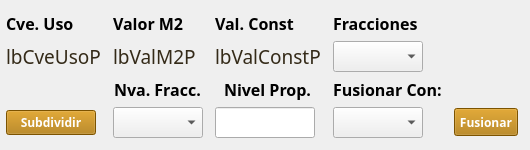
                   <widget class="QWidget" name="wFraccionP" native="true">
                    <layout class="QGridLayout" name="gridLayout_14">
                     <property name="leftMargin">
                      <number>6</number>
                     </property>
                     <property name="topMargin">
                      <number>12</number>
                     </property>
                     <property name="rightMargin">
                      <number>12</number>
                     </property>
                     <property name="bottomMargin">
                      <number>12</number>
                     </property>
                     <property name="horizontalSpacing">
                      <number>12</number>
                     </property>
                     <item row="5" column="2" alignment="Qt::AlignHCenter">
                      <widget class="QLabel" name="label_42">
                       <property name="font">
                        <font>
                         <family>Century Gothic</family>
                         <pointsize>12</pointsize>
                         <weight>75</weight>
                         <bold>true</bold>
                        </font>
                       </property>
                       <property name="text">
                        <string>Nivel Prop.</string>
                       </property>
                      </widget>
                     </item>
                     <item row="6" column="0">
                      <widget class="QPushButton" name="btnSubdividirP">
                       <property name="maximumSize">
                        <size>
                         <width>90</width>
                         <height>16777215</height>
                        </size>
                       </property>
                       <property name="font">
                        <font>
                         <family>Century Gothic</family>
                         <weight>75</weight>
                         <bold>true</bold>
                        </font>
                       </property>
                       <property name="styleSheet">
                        <string notr="true">QPushButton{
background : rgb(174, 116, 0);
color : rgb(255, 255, 255)
}
QPushButton::disabled {
background : rgb(187, 129, 13);
color : rgb(245,245,245);
border: 1px solid #adb2b5;
}</string>
                       </property>
                       <property name="text">
                        <string>Subdividir</string>
                       </property>
                      </widget>
                     </item>
                     <item row="6" column="2">
                      <widget class="QLineEdit" name="leNivPropP">
                       <property name="maximumSize">
                        <size>
                         <width>100</width>
                         <height>16777215</height>
                        </size>
                       </property>
                       <property name="font">
                        <font>
                         <family>Century Gothic</family>
                         <pointsize>12</pointsize>
                         <weight>50</weight>
                         <bold>false</bold>
                        </font>
                       </property>
                       <property name="maxLength">
                        <number>5</number>
                       </property>
                      </widget>
                     </item>
                     <item row="3" column="0">
                      <widget class="QLabel" name="lbCveUsoP">
                       <property name="maximumSize">
                        <size>
                         <width>132</width>
                         <height>16777215</height>
                        </size>
                       </property>
                       <property name="font">
                        <font>
                         <family>Century Gothic</family>
                         <pointsize>14</pointsize>
                         <weight>50</weight>
                         <bold>false</bold>
                        </font>
                       </property>
                       <property name="styleSheet">
                        <string notr="true">color : rgb(52, 42, 24 )</string>
                       </property>
                       <property name="text">
                        <string>lbCveUsoP</string>
                       </property>
                      </widget>
                     </item>
                     <item row="0" column="3">
                      <widget class="QLabel" name="label_34">
                       <property name="font">
                        <font>
                         <family>Century Gothic</family>
                         <pointsize>12</pointsize>
                         <weight>75</weight>
                         <bold>true</bold>
                        </font>
                       </property>
                       <property name="text">
                        <string>Fracciones</string>
                       </property>
                      </widget>
                     </item>
                     <item row="0" column="0">
                      <widget class="QLabel" name="label_35">
                       <property name="maximumSize">
                        <size>
                         <width>132</width>
                         <height>16777215</height>
                        </size>
                       </property>
                       <property name="font">
                        <font>
                         <family>Century Gothic</family>
                         <pointsize>12</pointsize>
                         <weight>75</weight>
                         <bold>true</bold>
                        </font>
                       </property>
                       <property name="text">
                        <string>Cve. Uso</string>
                       </property>
                      </widget>
                     </item>
                     <item row="0" column="1">
                      <widget class="QLabel" name="label_37">
                       <property name="maximumSize">
                        <size>
                         <width>160</width>
                         <height>16777215</height>
                        </size>
                       </property>
                       <property name="font">
                        <font>
                         <family>Century Gothic</family>
                         <pointsize>12</pointsize>
                         <weight>75</weight>
                         <bold>true</bold>
                        </font>
                       </property>
                       <property name="text">
                        <string>Valor M2</string>
                       </property>
                      </widget>
                     </item>
                     <item row="3" column="3">
                      <widget class="QComboBox" name="cmbFraccionesP">
                       <property name="maximumSize">
                        <size>
                         <width>90</width>
                         <height>16777215</height>
                        </size>
                       </property>
                       <property name="font">
                        <font>
                         <pointsize>14</pointsize>
                         <weight>75</weight>
                         <bold>true</bold>
                        </font>
                       </property>
                       <property name="styleSheet">
                        <string notr="true">QComboBox QAbstractItemView::item { min-height: 25;}
QListView{color: black ; font-size: 16px; outline:none; font-weight:bold}QListView::item:selected { color: red; background-color: lightgray;}</string>
                       </property>
                      </widget>
                     </item>
                     <item row="5" column="3">
                      <widget class="QLabel" name="label_43">
                       <property name="maximumSize">
                        <size>
                         <width>120</width>
                         <height>16777215</height>
                        </size>
                       </property>
                       <property name="font">
                        <font>
                         <family>Century Gothic</family>
                         <pointsize>12</pointsize>
                         <weight>75</weight>
                         <bold>true</bold>
                        </font>
                       </property>
                       <property name="text">
                        <string>Fusionar Con:</string>
                       </property>
                      </widget>
                     </item>
                     <item row="5" column="1" alignment="Qt::AlignHCenter">
                      <widget class="QLabel" name="label_36">
                       <property name="font">
                        <font>
                         <family>Century Gothic</family>
                         <pointsize>12</pointsize>
                         <weight>75</weight>
                         <bold>true</bold>
                        </font>
                       </property>
                       <property name="text">
                        <string>Nva. Fracc.</string>
                       </property>
                      </widget>
                     </item>
                     <item row="3" column="1">
                      <widget class="QLabel" name="lbValM2P">
                       <property name="font">
                        <font>
                         <family>Century Gothic</family>
                         <pointsize>14</pointsize>
                         <weight>50</weight>
                         <bold>false</bold>
                        </font>
                       </property>
                       <property name="styleSheet">
                        <string notr="true">color : rgb(52, 42, 24 )</string>
                       </property>
                       <property name="text">
                        <string>lbValM2P</string>
                       </property>
                      </widget>
                     </item>
                     <item row="6" column="1">
                      <widget class="QComboBox" name="cmbNvaFraccP">
                       <property name="maximumSize">
                        <size>
                         <width>90</width>
                         <height>16777215</height>
                        </size>
                       </property>
                       <property name="font">
                        <font>
                         <pointsize>14</pointsize>
                         <weight>75</weight>
                         <bold>true</bold>
                        </font>
                       </property>
                       <property name="styleSheet">
                        <string notr="true">QComboBox QAbstractItemView::item { min-height: 25; font-family: &quot;Century Gothic&quot;;}
QListView{color: black ; font-size: 16px; outline:none; font-weight:bold, font-family: &quot;Century Gothic&quot;;}
QListView::item:selected { color: red; background-color: lightgray;font-family: &quot;Century Gothic&quot;;}</string>
                       </property>
                      </widget>
                     </item>
                     <item row="0" column="2">
                      <widget class="QLabel" name="label_39">
                       <property name="font">
                        <font>
                         <family>Century Gothic</family>
                         <pointsize>12</pointsize>
                         <weight>75</weight>
                         <bold>true</bold>
                        </font>
                       </property>
                       <property name="text">
                        <string>Val. Const</string>
                       </property>
                      </widget>
                     </item>
                     <item row="6" column="3">
                      <widget class="QComboBox" name="cmbConP">
                       <property name="maximumSize">
                        <size>
                         <width>90</width>
                         <height>16777215</height>
                        </size>
                       </property>
                       <property name="font">
                        <font>
                         <pointsize>14</pointsize>
                         <weight>75</weight>
                         <bold>true</bold>
                        </font>
                       </property>
                       <property name="styleSheet">
                        <string notr="true">QComboBox QAbstractItemView::item { min-height: 25;}
QListView{color: black ; font-size: 16px; outline:none; font-weight:bold}QListView::item:selected { color: red; background-color: lightgray;}</string>
                       </property>
                      </widget>
                     </item>
                     <item row="3" column="2">
                      <widget class="QLabel" name="lbValConstP">
                       <property name="font">
                        <font>
                         <family>Century Gothic</family>
                         <pointsize>14</pointsize>
                         <weight>50</weight>
                         <bold>false</bold>
                        </font>
                       </property>
                       <property name="styleSheet">
                        <string notr="true">color : rgb(52, 42, 24 )</string>
                       </property>
                       <property name="text">
                        <string>lbValConstP</string>
                       </property>
                      </widget>
                     </item>
                     <item row="6" column="5">
                      <widget class="QPushButton" name="btnFusionarP">
                       <property name="maximumSize">
                        <size>
                         <width>64</width>
                         <height>28</height>
                        </size>
                       </property>
                       <property name="font">
                        <font>
                         <family>Century Gothic</family>
                         <weight>75</weight>
                         <bold>true</bold>
                        </font>
                       </property>
                       <property name="styleSheet">
                        <string notr="true">QPushButton{
background : rgb(174, 116, 0);
color : rgb(255, 255, 255)
}
QPushButton::disabled {
background : rgb(187, 129, 13);
color : rgb(245,245,245);
border: 1px solid #adb2b5;
}</string>
                       </property>
                       <property name="text">
                        <string>Fusionar</string>
                       </property>
                      </widget>
                     </item>
                    </layout>
                   </widget>
